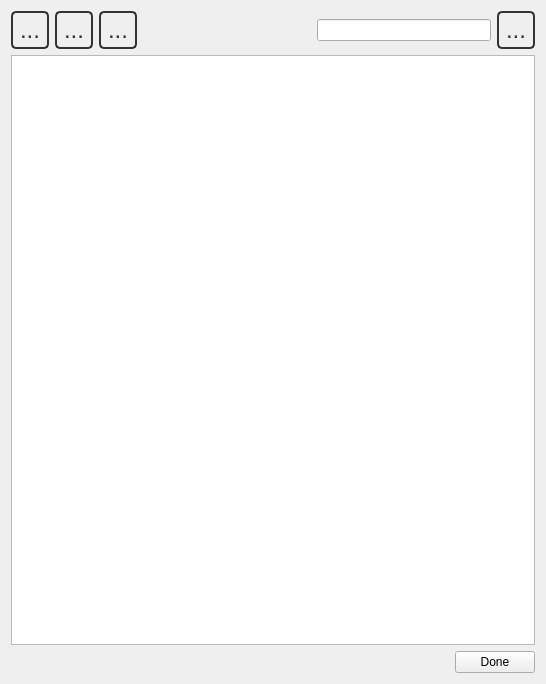
<?xml version="1.0" encoding="UTF-8"?>
<ui version="4.0">
 <class>HelpBrowser</class>
 <widget class="QDialog" name="HelpBrowser">
  <property name="geometry">
   <rect>
    <x>0</x>
    <y>0</y>
    <width>546</width>
    <height>684</height>
   </rect>
  </property>
  <property name="windowTitle">
   <string>Help Browser</string>
  </property>
  <property name="styleSheet">
   <string>QToolButton {
   color: #333;
   background-color: QLinearGradient( x1: 0, y1: 0, x2: 0, y2: 1, 
          stop: 0 #fff,
          stop: 0.5 #eee, 
          stop: 1 #999);
   border-width: 2px;
   border-color: #333;
   border-style: solid;
   border-radius: 5;
   padding: 0px;
   font-size: 24px;
   min-width: 34px;
   max-width: 34px;
   min-height: 34px;
   max-height: 34px;
}

QToolButton:disabled {
  background-color: QLinearGradient( x1: 0, y1: 0, x2: 0, y2: 1, 
          stop: 0 #fff,
          stop: 0.5 #eee, 
          stop: 1 #bbb);
   border-color: #aaa;
   color: #aaa;
}

QToolButton:pressed {
   border-color: #b00;
}


QToolButton:checked {
   border-color: #b00;
}

QToolTip {
   border: 2px solid darkkhaki;
   padding: 2px;
   border-radius: 3px;
   opacity: 500;
   font-size: 12px;
}

QTextBrowser#content { 
   padding: 20px;
}</string>
  </property>
  <layout class="QVBoxLayout" name="verticalLayout">
   <item>
    <layout class="QHBoxLayout" name="horizontalLayout">
     <item>
      <widget class="QToolButton" name="backButton">
       <property name="toolTip">
        <string>Back</string>
       </property>
       <property name="text">
        <string>...</string>
       </property>
       <property name="icon">
        <iconset resource="../../resources/IQmol.qrc">
         <normaloff>:/icons/Back.png</normaloff>:/icons/Back.png</iconset>
       </property>
       <property name="iconSize">
        <size>
         <width>24</width>
         <height>24</height>
        </size>
       </property>
      </widget>
     </item>
     <item>
      <widget class="QToolButton" name="forwardButton">
       <property name="toolTip">
        <string>Forward</string>
       </property>
       <property name="text">
        <string>...</string>
       </property>
       <property name="icon">
        <iconset resource="../../resources/IQmol.qrc">
         <normaloff>:/icons/Forward.png</normaloff>:/icons/Forward.png</iconset>
       </property>
       <property name="iconSize">
        <size>
         <width>24</width>
         <height>24</height>
        </size>
       </property>
      </widget>
     </item>
     <item>
      <widget class="QToolButton" name="homeButton">
       <property name="toolTip">
        <string>Index page</string>
       </property>
       <property name="text">
        <string>...</string>
       </property>
       <property name="icon">
        <iconset resource="../../resources/IQmol.qrc">
         <normaloff>:/icons/Home.png</normaloff>:/icons/Home.png</iconset>
       </property>
       <property name="iconSize">
        <size>
         <width>24</width>
         <height>24</height>
        </size>
       </property>
      </widget>
     </item>
     <item>
      <spacer name="horizontalSpacer">
       <property name="orientation">
        <enum>Qt::Horizontal</enum>
       </property>
       <property name="sizeHint" stdset="0">
        <size>
         <width>40</width>
         <height>20</height>
        </size>
       </property>
      </spacer>
     </item>
     <item>
      <widget class="QLineEdit" name="searchLineEdit"/>
     </item>
     <item>
      <widget class="QToolButton" name="searchButton">
       <property name="toolTip">
        <string>Search</string>
       </property>
       <property name="text">
        <string>...</string>
       </property>
       <property name="icon">
        <iconset resource="../../resources/IQmol.qrc">
         <normaloff>:/icons/Search.png</normaloff>:/icons/Search.png</iconset>
       </property>
       <property name="iconSize">
        <size>
         <width>24</width>
         <height>24</height>
        </size>
       </property>
      </widget>
     </item>
    </layout>
   </item>
   <item>
    <widget class="QTextBrowser" name="textBrowser">
     <property name="styleSheet">
      <string/>
     </property>
     <property name="frameShape">
      <enum>QFrame::StyledPanel</enum>
     </property>
    </widget>
   </item>
   <item>
    <layout class="QHBoxLayout" name="horizontalLayout_2">
     <item>
      <spacer name="horizontalSpacer_2">
       <property name="orientation">
        <enum>Qt::Horizontal</enum>
       </property>
       <property name="sizeHint" stdset="0">
        <size>
         <width>40</width>
         <height>20</height>
        </size>
       </property>
      </spacer>
     </item>
     <item>
      <widget class="QPushButton" name="doneButton">
       <property name="text">
        <string>Done</string>
       </property>
       <property name="autoDefault">
        <bool>false</bool>
       </property>
      </widget>
     </item>
    </layout>
   </item>
  </layout>
 </widget>
 <resources>
  <include location="../../resources/IQmol.qrc"/>
 </resources>
 <connections>
  <connection>
   <sender>doneButton</sender>
   <signal>clicked()</signal>
   <receiver>HelpBrowser</receiver>
   <slot>close()</slot>
   <hints>
    <hint type="sourcelabel">
     <x>436</x>
     <y>555</y>
    </hint>
    <hint type="destinationlabel">
     <x>337</x>
     <y>334</y>
    </hint>
   </hints>
  </connection>
 </connections>
</ui>
